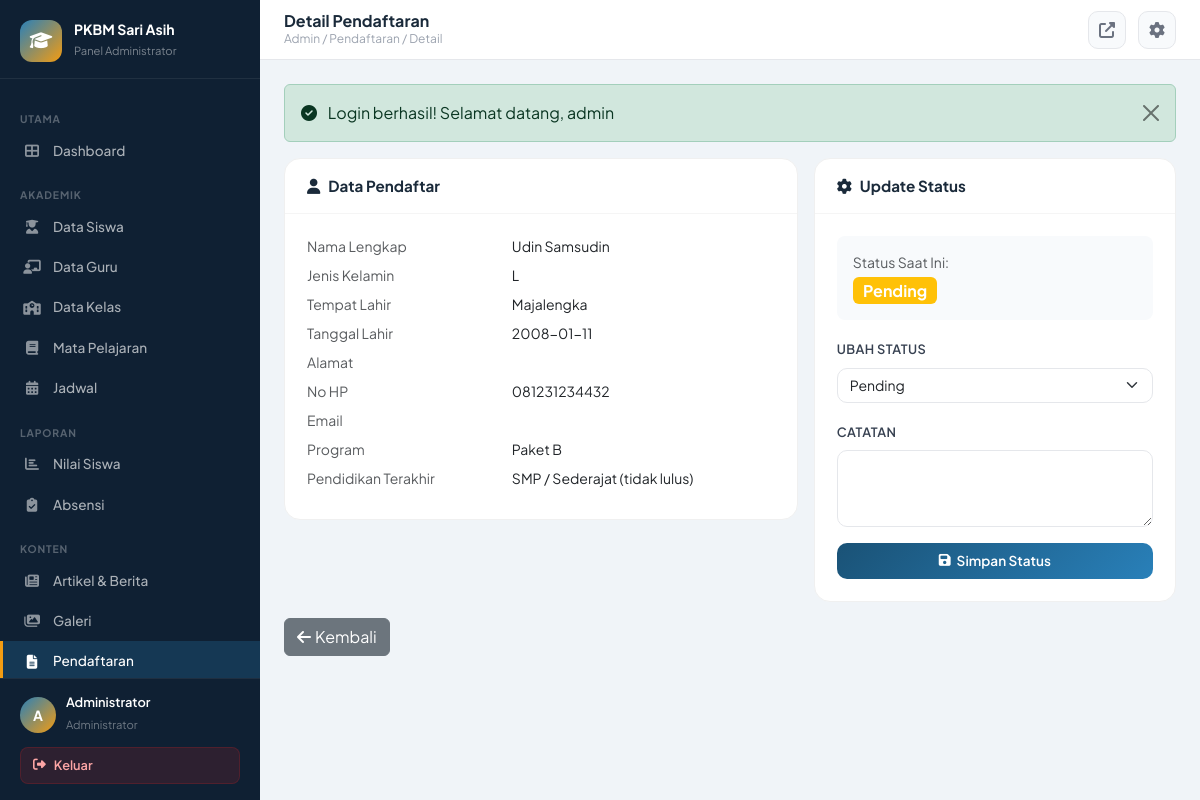
/index.php?page=admin_pendaftaran&action=detail&id=2 (signed in), run on the app's committed database.
### tables this page shows
CREATE TABLE `pendaftaran` (
  `id` int NOT NULL,
  `nama_lengkap` varchar(100) NOT NULL,
  `jenis_kelamin` enum('L','P') NOT NULL,
  `tempat_lahir` varchar(50) DEFAULT NULL,
  `tanggal_lahir` date DEFAULT NULL,
  `alamat` text,
  `no_hp` varchar(15) DEFAULT NULL,
  `email` varchar(100) DEFAULT NULL,
  `program` enum('Paket A','Paket B','Paket C') NOT NULL,
  `pendidikan_terakhir` varchar(100) DEFAULT NULL,
  `alasan` text,
  `dokumen` varchar(255) DEFAULT NULL,
  `status` enum('pending','diterima','ditolak') DEFAULT 'pending',
  `catatan` text,
  `created_at` timestamp NULL DEFAULT CURRENT_TIMESTAMP
);

### app/controllers/admin/PendaftaranController.php (called while the page is built, shortened)
<?php
require_once __DIR__ . '/../../../config/app.php';
class PendaftaranController {
    private $db;
    public function __construct() { $this->db = Database::getInstance(); }
    public function detail() {
        $id=(int)($_GET['id']??0);
        $pendaftaran = $this->db->fetchOne("SELECT * FROM pendaftaran WHERE id=?",[$id]);
        require_once __DIR__ . '/../../views/admin/pendaftaran/detail.php';
    }
}

### app/views/admin/pendaftaran/detail.php (the view, shortened to what this page needs)
<?php require_once __DIR__.'/../../layouts/admin_header.php';?>
<div class="row g-3">
    <div class="col-lg-7">
        <div class="card-custom">
            <div class="card-header-custom"><h5><i class="fas fa-user me-2"></i>Data Pendaftar</h5></div>
            <div class="card-body-custom">
                <?php $fields=[['Nama Lengkap','nama_lengkap'],['Jenis Kelamin','jenis_kelamin'],['Tempat Lahir','tempat_lahir'],['Tanggal Lahir','tanggal_lahir'],['Alamat','alamat'],['No HP','no_hp'],['Email','email'],['Program','program'],['Pendidikan Terakhir','pendidikan_terakhir']]; ?>
                <?php foreach($fields as $f):?>
                <div class="row mb-2">
                    <div class="col-5 text-muted small"><?=$f[0]?></div>
                    <div class="col-7 fw-600 small"><?=htmlspecialchars($pendaftaran[$f[1]]??'-')?></div>
                </div>
                <?php endforeach;?>
            </div>
        </div>
    </div>
    <div class="col-lg-5">
        <div class="card-custom">
            <div class="card-header-custom"><h5><i class="fas fa-cog me-2"></i>Update Status</h5></div>
            <div class="card-body-custom">
                <div class="mb-3 p-3 rounded-3" style="background:#f8fafc;">
                    <p class="text-muted small mb-1">Status Saat Ini:</p>
                    <?php $sc=['pending'=>'warning','diterima'=>'success','ditolak'=>'danger'][$pendaftaran['status']]??'secondary';?>
                    <span class="badge bg-<?=$sc?> fs-6"><?=ucfirst($pendaftaran['status'])?></span>
                </div>
                <form method="POST" action="<?=APP_URL?>/index.php?page=admin_pendaftaran&action=updateStatus">
                    <div class="mb-3">
                        <label class="form-label">Ubah Status</label>
                        <select name="status" class="form-select">
                            <option value="pending" <?=$pendaftaran['status']==='pending'?'selected':''?>>Pending</option>
                        </select>
                    </div>
                    <div class="mb-3">
                        <label class="form-label">Catatan</label>
                        <textarea name="catatan" class="form-control" rows="3"><?=htmlspecialchars($pendaftaran['catatan']??'')?></textarea>
                    </div>
                    <button type="submit" class="btn-primary-custom w-100 justify-content-center"><i class="fas fa-save"></i> Simpan Status</button>
                </form>
            </div>
        </div>
    </div>
</div>
<div class="mt-3"><a href="<?=APP_URL?>/index.php?page=admin_pendaftaran" class="btn btn-secondary"><i class="fas fa-arrow-left me-1"></i>Kembali</a></div>
<?php require_once __DIR__.'/../../layouts/admin_footer.php';?>

### app/views/layouts/admin_header.php (style rules this page uses)
:root { --sidebar-w: 260px; --primary: #1a5276; --primary-light: #2980b9; --primary-dark: #0d2137; --accent: #f39c12; --sidebar-bg: #0f2033; --sidebar-hover: rgba(41,128,185,0.15); --sidebar-active: rgba(41,128,185,0.25); --topbar-h: 60px; --font: 'Plus Jakarta Sans', sans-serif; }
* { box-sizing: border-box; }
body { font-family: var(--font); background: #f0f4f8; margin: 0; }
.card-custom { background: white; border-radius: 16px; border: 1px solid #f0f0f0; overflow: hidden; }
.card-header-custom { padding: 18px 22px; border-bottom: 1px solid #f5f5f5; display: flex; align-items: center; justify-content: space-between; }
.card-header-custom h5 { font-size: 0.95rem; font-weight: 700; color: #1a2a3a; margin: 0; }
.card-body-custom { padding: 22px; }
.btn-primary-custom { background: linear-gradient(135deg, var(--primary), var(--primary-light)); color: white; border: none; padding: 8px 18px; border-radius: 10px; font-size: 0.85rem; font-weight: 600; font-family: var(--font); cursor: pointer; text-decoration: none; display: inline-flex; align-items: center; gap: 6px; transition: all 0.2s; }
.form-label { font-size: 0.8rem; font-weight: 600; color: #374151; text-transform: uppercase; letter-spacing: 0.03em; }
.form-control, .form-select { font-family: var(--font); font-size: 0.875rem; border-radius: 10px; border-color: #e5e7eb; }

### data on the page
pendaftaran: nama_lengkap "Udin Samsudin", jenis_kelamin "L", tempat_lahir "Majalengka", tanggal_lahir "2008-01-11", no_hp "081231234432", program "Paket B", pendidikan_terakhir "SMP / Sederajat (tidak lulus)", status "Pending"

### other printed values
substr($_SESSION['username'] ?? 'A', 0, 1) "A"
$_SESSION['nama_lengkap'] "Administrator"
$pageTitle "Detail Pendaftaran"
$breadcrumb "Admin / Pendaftaran / Detail"
$message "Login berhasil! Selamat datang, admin"
$f[0] "Nama Lengkap"
$f[0] "Jenis Kelamin"
$f[0] "Tempat Lahir"
$f[0] "Tanggal Lahir"
$f[0] "Alamat"
$f[0] "No HP"
$f[0] "Email"
$f[0] "Program"
$f[0] "Pendidikan Terakhir"
